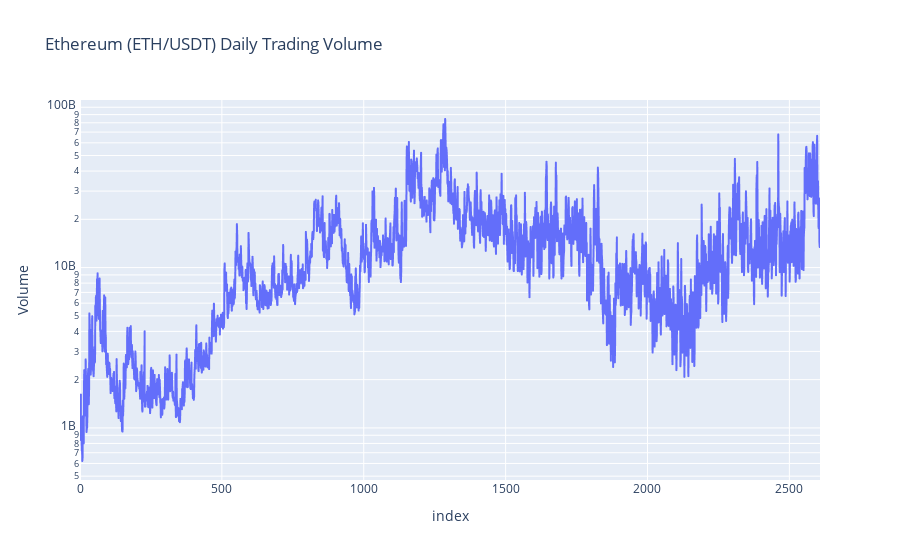

Notebook code cell kept with this figure:
### Markdown cell above
at the beginning, closing price was comparitively low, but with the passage of time, the increased and after bull incident 2021, they began to decrease and then started rising again.

### Code cell
px.line(eth_data, x=eth_data.index, y='Volume', title='Ethereum (ETH/USDT) Daily Trading Volume') #daily trade volume is significantly higher than the price, so I used a log scale for better visualization
px.line(eth_data, x=eth_data.index, y='Volume', title='Ethereum (ETH/USDT) Daily Trading Volume').update_yaxes(type="log")

### Figure 1 — Plotly figure (JSON) as saved in the notebook; plotly's stock layout.template omitted (floating-point values rounded to 4 significant figures; data arrays with more than 128 entries replaced by an {"elided": "..."} marker saying what was removed)
{"data": [{"hovertemplate": "index=%{x}<br>Volume=%{y}<extra></extra>", "legendgroup": "", "line": {"color": "#636efa", "dash": "solid"}, "marker": {"symbol": "circle"}, "mode": "lines", "name": "", "showlegend": false, "type": "scattergl", "x": {"elided": "2609 int values"}, "xaxis": "x", "y": {"elided": "2609 int values"}, "yaxis": "y"}], "layout": {"legend": {"tracegroupgap": 0}, "title": {"text": "Ethereum (ETH/USDT) Daily Trading Volume"}, "xaxis": {"anchor": "y", "domain": [0, 1], "title": {"text": "index"}}, "yaxis": {"anchor": "x", "domain": [0, 1], "title": {"text": "Volume"}, "type": "log"}}}
